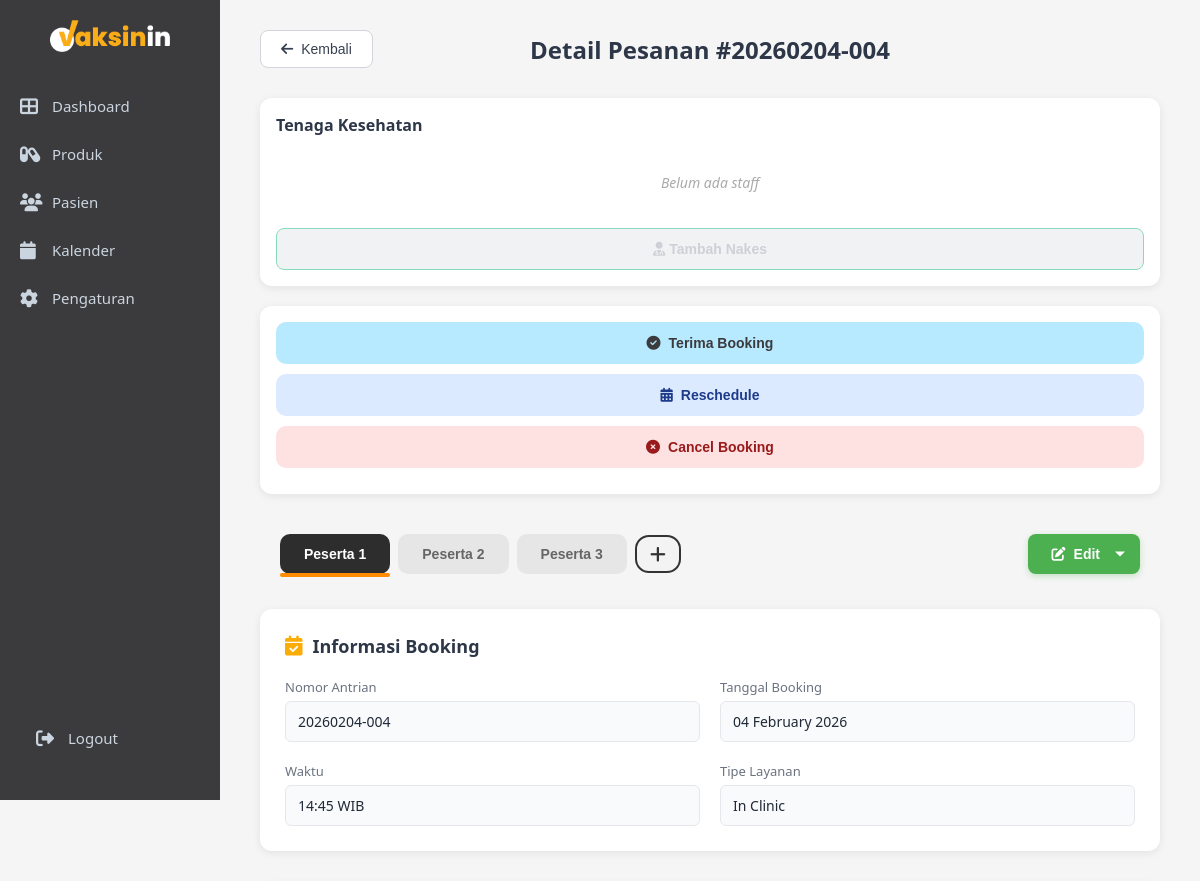
The page /admin/booking_detail.php?id=105 (upper part) on the database as committed earlier.
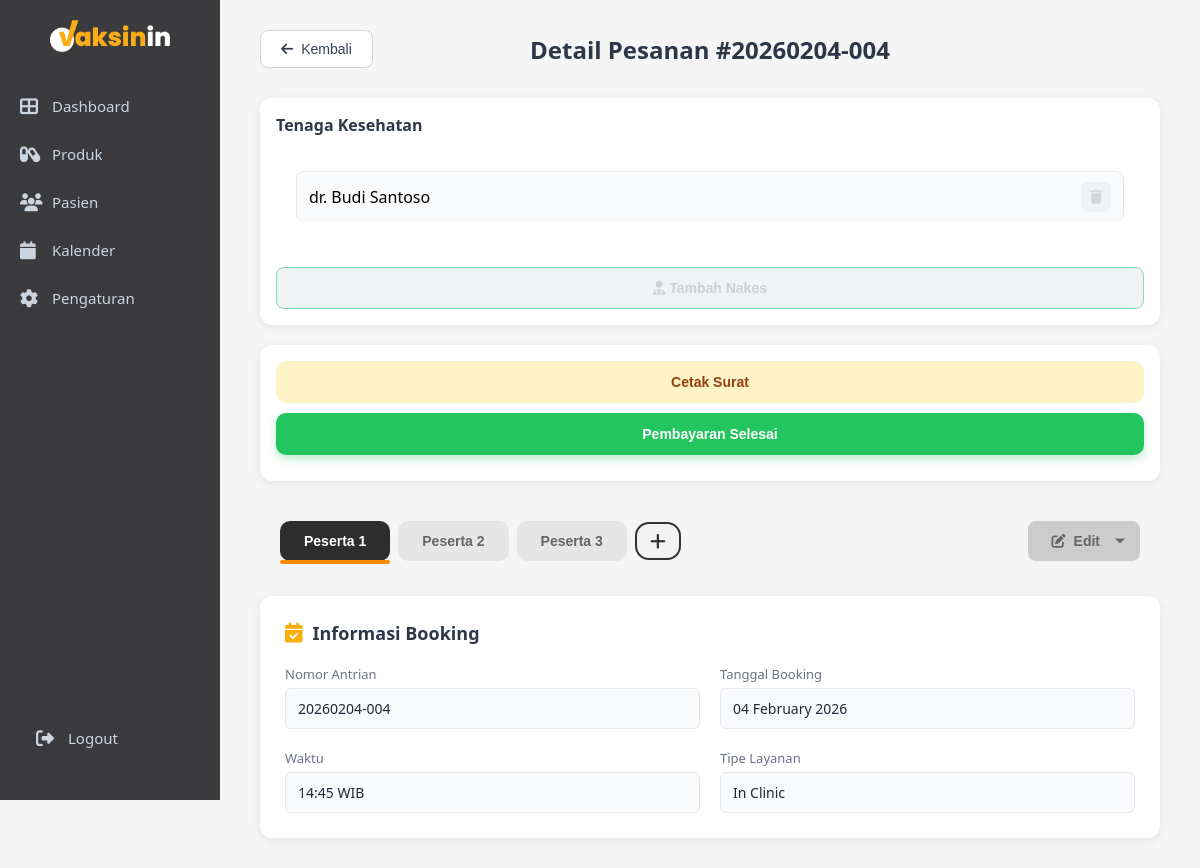
The same page on the database as committed later.
### tables this page shows
CREATE TABLE `bookings` (
  `id` int NOT NULL,
  `parent_id` int DEFAULT NULL,
  `patient_id` int NOT NULL,
  `service_type` enum('Home Service','In Clinic') NOT NULL,
  `nomor_antrian` varchar(20) NOT NULL,
  `tanggal_booking` date NOT NULL,
  `waktu_booking` time NOT NULL,
  `status` enum('pending','confirmed','completed','cancelled') DEFAULT 'pending',
  `catatan` text,
  `created_at` datetime NOT NULL,
  `updated_at` datetime DEFAULT CURRENT_TIMESTAMP ON UPDATE CURRENT_TIMESTAMP,
  `doctor_id` int DEFAULT NULL,
  `payment_status` enum('unpaid','paid') DEFAULT 'unpaid',
  `tindakan_selesai` tinyint(1) DEFAULT '0'
);

CREATE TABLE `staff` (
  `id` int NOT NULL,
  `nama_lengkap` varchar(150) NOT NULL,
  `gelar` varchar(50) DEFAULT NULL,
  `sip` varchar(50) DEFAULT NULL,
  `role` enum('dokter','perawat','admin') NOT NULL,
  `created_at` timestamp NOT NULL DEFAULT CURRENT_TIMESTAMP
);

### admin/booking_detail.php (the view, shortened to what the changed rows need)
<?php
include "../config.php";
$booking_id = isset($_GET['id']) ? intval($_GET['id']) : 0;
$sql = "
SELECT
    b.id AS booking_id,
    b.*,
    p.id AS patient_id,
    p.*
FROM bookings b
JOIN patients p ON b.patient_id = p.id
WHERE b.id = ? OR b.parent_id = ?
ORDER BY CASE WHEN b.id = ? THEN 0 ELSE 1 END
";
$stmt = $conn->prepare($sql);
$stmt->bind_param("iii", $booking_id, $booking_id, $booking_id);
$stmt->execute();
$participants = $stmt->get_result()->fetch_all(MYSQLI_ASSOC);
$booking = $participants[0];
$sql_staff = "
    SELECT s.id, s.nama_lengkap, s.gelar, s.role
    FROM booking_staff bs
    JOIN staff s ON bs.staff_id = s.id
    WHERE bs.booking_id = ?
";
$stmt_staff = $conn->prepare($sql_staff);
$stmt_staff->bind_param("i", $booking_id);
$stmt_staff->execute();
$staffs = $stmt_staff->get_result();
$disable_accept = ($booking['status'] !== 'pending');
?>
<!DOCTYPE html>
<html lang="id">
<head>
    <link rel="stylesheet" href="css/admin.css">
    <link rel="stylesheet" href="css/detail.css">
    <link rel="stylesheet" href="css/reschedule.css">
    <link rel="stylesheet" href="css/sidebar-toggle.css">
    <link rel="stylesheet" href="https://cdnjs.cloudflare.com/ajax/libs/font-awesome/6.4.0/css/all.min.css">
</head>
<body>
    <div class="main-content">
        <div class="detail-header">
            <button onclick="window.location.href='dashboard.php'" class="btn-back">
                <i class="fas fa-arrow-left"></i> Kembali
            </button>
            <h1>Detail Pesanan #<?php echo $booking['nomor_antrian']; ?></h1>
        </div>
        <div class="detail-layout">
            <div class="detail-container">
                <div class="tabs-container">
                    <div class="participant-tabs">
                        <?php foreach ($participants as $index => $p): ?>
                            <button
                                class="participant-tab <?= $index == 0 ? 'active' : '' ?>"
                                onclick="showParticipant(<?= $index ?>)">
                                Peserta <?= $index + 1 ?>
                            </button>
                        <?php endforeach; ?>
                        <button class="participant-tab add" onclick="addParticipant()">
                            <i class="fas fa-plus"></i>
                        </button>
                    </div>
                    <div class="edit-button-container">
                        <?php if ($booking['status'] == 'completed' || $booking['status'] == 'cancelled' || $booking['payment_status'] == 'paid'): ?>
                            <button class="btn-edit disabled"
                                    disabled
                                    title="Data sudah selesai, tidak bisa diedit">
                                <i class="fas fa-edit"></i> Edit
                            </button>
                        <?php else: ?>
                            <div class="edit-wrapper">
                                <button class="btn-edit" id="btnEditMain">
                                    <i class="fas fa-edit"></i> Edit
                                </button>
                            </div>
                        <?php endif; ?>
                    </div>
                </div>
                <div class="detail-section">
                    <h2><i class="fas fa-calendar-check"></i> Informasi Booking</h2>
                    <div class="detail-grid">
                        <div class="detail-item">
                            <label>Nomor Antrian</label>
                            <p><?php echo htmlspecialchars($booking['nomor_antrian']); ?></p>
                        </div>
                        <div class="detail-item">
                            <label>Tanggal Booking</label>
                            <p><?php echo date('d F Y', strtotime($booking['tanggal_booking'])); ?></p>
                        </div>
                        <div class="detail-item">
                            <label>Waktu</label>
                            <p><?php echo substr($booking['waktu_booking'], 0, 5); ?> WIB</p>
                        </div>
                        <div class="detail-item">
                            <label>Tipe Layanan</label>
                            <p><?php echo htmlspecialchars($booking['service_type']); ?></p>
                        </div>
                    </div>
                </div>
            </div>
            <div class="detail-right">
                <div class="side-card">
                    <div class="side-body">
                        <?php if($staffs->num_rows > 0): ?>
                            <?php while($s = $staffs->fetch_assoc()): ?>
                                <div class="staff-item" id="staff-<?= $s['id'] ?>">
                                    <span><?= htmlspecialchars($s['gelar'].' '.$s['nama_lengkap']); ?></span>
                                    <?php if (
                                        $booking['payment_status'] == 'unpaid' &&
                                        !in_array($booking['status'], ['cancelled', 'completed'])
                                    ): ?>
                                        <button class="btn-delete-staff"
                                                onclick="removeStaff(<?= $booking_id ?>, <?= $s['id'] ?>)"
                                                title="Hapus">
                                            <i class="fas fa-trash"></i>
                                        </button>
                                    <?php else: ?>
                                        <button class="btn-delete-staff"
                                                disabled
                                                title="Tidak bisa menghapus dokter karena pesanan sudah dibayar / dibatalkan / selesai"
                                                style="opacity:0.4; cursor:not-allowed;">
                                            <i class="fas fa-trash"></i>
                                        </button>
                                    <?php endif; ?>
                                </div>
                            <?php endwhile; ?>
                        <?php else: ?>
                            <span class="empty-text">Belum ada staff</span>
                        <?php endif; ?>
                    </div>
                </div>
                <div class="side-card action-buttons">
                <?php if ($booking['status'] == 'pending'): ?>
                    <button class="btn-accept"
                            onclick="openAddDoctorPopup()"
                            <?= $disable_accept ? 'disabled style="opacity:0.5; cursor:not-allowed;"' : '' ?>>
                        <i class="fas fa-check-circle"></i> Terima Booking
                    </button>
                    <button type="button" class="btn-reschedule" onclick="openRescheduleModal()">
                        <i class="fas fa-calendar-alt"></i> Reschedule
                    </button>
                    <button id="btn-cancel" class="btn-cancel"
                            onclick="cancelBooking(this, <?= $booking_id ?>)">
                        <i class="fas fa-times-circle"></i> Cancel Booking
                    </button>
                <?php elseif ($booking['status'] == 'completed'): ?>
                    <button class="btn-print" onclick="openCetakSuratPopup()">
                        Cetak Surat
                    </button>
                    <button class="btn-payment"
                            onclick="window.location.href='pembayaran.php?id=<?= $booking_id ?>'">
                        Pembayaran Selesai
                    </button>
                <?php endif; ?>
                </div>
            </div>
        </div>
    </div>
</body>
</html>

Rows that differ between the two databases and show on the page:
changed bookings "04 February 2026": status "pending" → "completed" (drawn)
changed bookings (number 2 of 3 on the later page): tindakan_selesai 0 → 1 (drawn)
now on this page (row unchanged): staff: gelar+nama_lengkap "dr. Budi Santoso"
Other text that changed with them:
text no longer shown: "Belum ada staff Terima Booking Reschedule Cancel Booking"
text now shown: "Cetak Surat Pembayaran Selesai"
